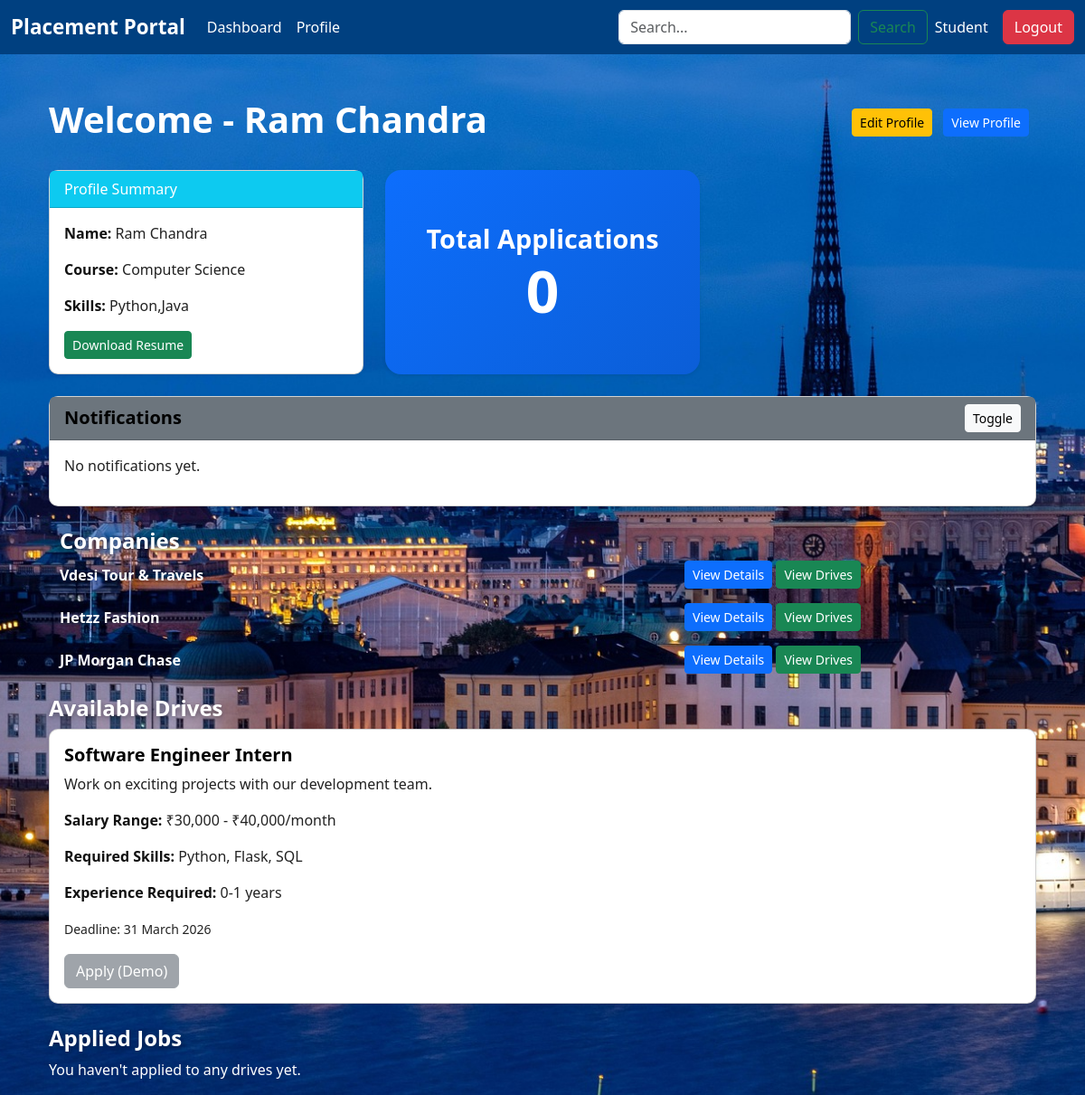
Page /dashboard/student (signed in) on the committed database.
### models/models.py (models this page shows, shortened)
class Usercommon(db.Model):
    __abstract__ = True
    id = db.Column(db.Integer,primary_key=True)
    email = db.Column(db.String(120), unique=True, nullable=False)
    _password_hash = db.Column("password",db.String(128), nullable=False)
    name = db.Column(db.String(100), nullable=False)
    phone = db.Column(db.String(20), nullable=True)
    is_active = db.Column(db.Boolean, default=True, nullable=False)
    created_at = db.Column(db.DateTime, default=datetime.utcnow, nullable=False)

class Student(Usercommon):
    __tablename__ = 'students'
    role = db.Column(db.Enum(Role), default=Role.STUDENT, nullable=False)
    roll_number = db.Column(db.String(20), unique=True, nullable=False)
    course = db.Column(db.String(100), nullable=False)
    skills = db.Column(db.String(200), nullable=True)
    resume_path = db.Column(db.String(200), nullable=True)
    blacklist = db.Column(db.Boolean, default=False, nullable=False)
    department = db.Column(db.String(50), nullable=False)
    year_of_study = db.Column(db.Integer, nullable=False)
    applications = db.relationship('Application', backref='student', lazy=True,cascade="all, delete-orphan")

class Company(Usercommon):
    __tablename__ = 'companies'
    role = db.Column(db.Enum(Role), default=Role.COMPANY, nullable=False)
    company_name = db.Column(db.String(150), unique=True,nullable=False)
    hr_contact = db.Column(db.String(100), nullable=True)
    website = db.Column(db.String(200), nullable=True)
    approval_status = db.Column(db.Enum(Approvalstatus), default=Approvalstatus.PENDING, nullable=False)
    drives = db.relationship('PlacementDrive', backref='company', lazy=True,cascade="all, delete-orphan")

### app.py (the view)
@app.route("/dashboard/student")
@role_required(Role.STUDENT)
def student_dashboard():
    student = Student.query.get(session['user_id'])
    drives = PlacementDrive.query.filter(
        PlacementDrive.approval_status == Approvalstatus.APPROVED,
        PlacementDrive.status != Drivestatus.COMPLETED
    ).all()
    company = Company.query.all()
    applied_applications = Application.query.filter_by(student_id=student.id).all()
    total_applied = len(applied_applications)
    notification = [app for app in applied_applications if app.status != Applicationstatus.APPLIED]
    return render_template(
        "student/StudentDashboard.html",
        student=student,
        company=company,
        drives=drives,
        applications= applied_applications,
        total_applied=total_applied,
        notifications=notification,
        ApplicationStatus=Applicationstatus
    )

### app.py (called while the page is built)
def role_required(required_role):
    def decorator(f):
        @wraps(f)
        def wrapper(*args, **kwargs):
            if 'user_id' not in session or 'user_role' not in session:
                return redirect(url_for('login'))
            if session['user_role'] != required_role.value:
                return "Unauthorized", 403
            return f(*args, **kwargs)
        return wrapper
    return decorator

### templates/student/StudentDashboard.html (shortened to what this page needs)
{% extends "index.html" %}
{% block content %}
<div class="container mt-5">
  <div class="row align-items-center mb-4">
    <div class="col-md-6">
      <h1 class="fw-bold text-white">Welcome - {{ student.name }}</h1>
    </div>
    <div class="col-md-6 text-end">
      <a href="{{ url_for('student_profile', id=student.id) }}" class="btn btn-warning btn-sm me-2">
        Edit Profile
      </a>
      <button class="btn btn-primary btn-sm me-2" data-bs-toggle="modal" data-bs-target="#studentModal{{ student.id }}">
        View Profile
      </button>
    </div>
  </div>
  <div class="row mb-4">
    <div class="col-md-4">
      <div class="card shadow-sm">
        <div class="card-header bg-info text-white">Profile Summary</div>
        <div class="card-body">
          <p><strong>Name:</strong> {{ student.name }}</p>
          <p><strong>Course:</strong> {{ student.course }}</p>
          <p><strong>Skills:</strong> {{ student.skills }}</p>
          {% if student.resume_path %}
          <a href="{{ url_for('static', filename=student.resume_path) }}" target="_blank"
            class="btn btn-success btn-sm">
            Download Resume
          </a>
          {% endif %}
        </div>
      </div>
    </div>
    <div class="col-md-4 d-flex">
  <div class="card shadow-sm w-100 d-flex flex-column justify-content-center text-center border-0 total-app-card">
    <h5 class="mb-2">Total Applications</h5>
    <h2 class="fw-bold display-5 mb-0">{{ total_applied }}</h2>
  </div>
</div>
  </div>
  <div class="card mt-4 shadow-sm">
    <div class="card-header bg-secondary text-white d-flex justify-content-between align-items-center">
      <h5 class="mb-0">Notifications</h5>
      <button class="btn btn-light btn-sm" type="button" data-bs-toggle="collapse"
        data-bs-target="#notificationsCollapse">
        Toggle
      </button>
    </div>
    <div class="collapse show" id="notificationsCollapse">
      <div class="card-body">
        {% for data in notifications %}
        <div class="alert alert-info mb-2">
          <strong>{{ data.drive.job_title }}</strong> — {{ data.status.value }}
        </div>
        {% else %}
        <p>No notifications yet.</p>
        {% endfor %}
      </div>
    </div>
  </div>
  <div class="container mt-4 companies-section">
    <h4 class="text-white fw-bold">Companies</h4>
    {% for comp in company %}
    <div class="row align-items-center mb-3">
      <div class="col-md-4">
        <strong class="text-white">{{ comp.company_name }}</strong>
      </div>
      <div class="col-md-6 text-end">
        <button class="btn btn-primary btn-sm" data-bs-toggle="modal" data-bs-target="#companyModal{{ comp.id }}">
          View Details
        </button>
        <button class="btn btn-success btn-sm" data-bs-toggle="modal" data-bs-target="#companyDrives{{ comp.id }}">
          View Drives
        </button>
      </div>
    </div>
    {% endfor %}
  </div>
  <h4 class="mt-4 text-white fw-bold">Available Drives</h4>
  {% if drives %}
  {% for drive in drives %}
  <div class="card glass-card mb-3 shadow-sm">
    <div class="card-body">
      <h5 class="card-title">{{ drive.job_title }}</h5>
      <p>{{ drive.description }}</p>
      <p><strong>Salary Range:</strong> {{ drive.salary_range }}</p>
      <p><strong>Required Skills:</strong> {{ drive.required_skills }}</p>
      <p><strong>Experience Required:</strong> {{ drive.experience_required }}</p>
      <p><small class="text-muted">Deadline: {{ drive.application_deadline }}</small></p>
      <a href="{{ url_for('apply_drive', drive_id=drive.id) }}" class="btn btn-danger">Apply</a>
    </div>
  </div>
  {% endfor %}
  {% else %}
  <div class="card glass-card mb-3 shadow-sm">
    <div class="card-body">
      <h5 class="card-title">Software Engineer Intern</h5>
      <p>Work on exciting projects with our development team.</p>
      <p><strong>Salary Range:</strong> ₹30,000 - ₹40,000/month</p>
      <p><strong>Required Skills:</strong> Python, Flask, SQL</p>
      <p><strong>Experience Required:</strong> 0-1 years</p>
      <p><small class="text-muted">Deadline: 31 March 2026</small></p>
      <a href="#" class="btn btn-secondary disabled">Apply (Demo)</a>
    </div>
  </div>
  {% endif %}
  <h4 class="mt-4 text-white fw-bold">Applied Jobs</h4>
  {% if applications %}
  {% for application in applications %}
  <div class="card glass-card mb-3 shadow-sm">
    <div class="card-body">
      <h5 class="card-title">{{ application.drive.job_title }}</h5>
      <p>Status: {{ application.status.value }}</p>
    </div>
  </div>
  {% endfor %}
  {% else %}
  <p class="text-white">You haven't applied to any drives yet.</p>
  {% endif %}
</div>
{% endblock %}

### templates/index.html (shortened to what this page needs)
<!DOCTYPE html>
<html lang="en">
<head>
  <link href="https://cdn.jsdelivr.net/npm/bootstrap@5.3.3/dist/css/bootstrap.min.css" rel="stylesheet">
  <link rel="stylesheet" href="https://cdn.jsdelivr.net/npm/bootstrap-icons@1.11.3/font/bootstrap-icons.css">
  <link href="{{ url_for('static', filename='css/dashboard.css') }}" rel="stylesheet">
</head>
<body>
  {% include "navbar.html" %}
  <div class="container mt-5 main-content">
    {% block content %}{% endblock %}
  </div>
</body>
</html>

### templates/navbar.html (shortened to what this page needs)
<nav class="navbar navbar-expand-lg navbar-dark bg-dark">
  <div class="container-fluid">
    <a class="navbar-brand fw-bold" href="#">Placement Portal</a>
    <div class="collapse navbar-collapse" id="navbarNavDropdown">
      <ul class="navbar-nav me-auto mb-2 mb-lg-0">
        {% if session.get('user_role') == 'student' %}
        <li class="nav-item">
          <a class="nav-link" href="{{ url_for('student_dashboard') }}">Dashboard</a>
        </li>
        <li class="nav-item">
          <a class="nav-link" href="{{ url_for('student_profile', id=session.get('user_id')) }}">Profile</a>
        </li>
        {% endif %}
      </ul>
      <div class="d-flex align-items-center gap-2">
        {% if session.get('user_role') in ['admin', 'student', 'company'] %}
        <form class="d-flex" role="search" action="{{ url_for('search') }}" method="GET">
          <input class="form-control me-2" type="search" name="q" placeholder="Search..." aria-label="Search">
          <button class="btn btn-outline-success" type="submit">Search</button>
        </form>
        {% endif %}
        <span class="text-white me-2">
          {{ session.get('user_role') | capitalize }}
        </span>
        <a href="{{ url_for('logout') }}" class="btn btn-danger">Logout</a>
      </div>
    </div>
  </div>
</nav>

### static/css/dashboard.css (style rules this page uses)
body { font-family: 'Segoe UI', Arial, sans-serif; background-color: #f8f9fa; color: #333; }
.navbar { background-color: #004080 !important; }
.navbar-brand { font-weight: bold; font-size: 1.4rem; }
.nav-link { color: #fff !important; }
.card { border-radius: 10px; }
.card h5 { font-weight: 600; color: #555; }
body { background: url("/static/skyline1.jpg") no-repeat center center fixed; background-size: cover; }
h2, h3, h4, h5 { color: #ffffff !important; }
.card p, .card span, .card small { color: #222 !important; }
.card h5 { color: #000 !important; font-weight: 600; }
.card strong { color: #111 !important; }
.text-muted { color: rgba(255, 255, 255, 0.8) !important; }
.total-app-card { background: linear-gradient(135deg, #0d6efd, #0b5ed7); color: #fff; border-radius: 18px; min-height: 220px; }
.total-app-card h5 { color: #fff !important; font-weight: 600; font-size: 1.8rem; }
.total-app-card h2 { color: #fff !important; font-size: 4rem; line-height: 1; }
.company-heading, h4.text-white { color: #ffffff !important; text-shadow: 0 2px 6px rgba(0, 0, 0, 0.4); }

### rows in the picture
Student: get "Student", name "Ram Chandra", course "Computer Science", skills "Python,Java"
Company: company_name "Vdesi Tour & Travels"
Company: company_name "Hetzz Fashion"
Company: company_name "JP Morgan Chase"

### other values in the picture
{{ total_applied }} "0"
